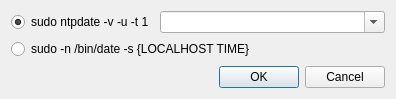
<?xml version="1.0" encoding="UTF-8"?>
<ui version="4.0">
 <class>Dialog</class>
 <widget class="QDialog" name="Dialog">
  <property name="geometry">
   <rect>
    <x>0</x>
    <y>0</y>
    <width>396</width>
    <height>99</height>
   </rect>
  </property>
  <property name="windowTitle">
   <string>Set Time</string>
  </property>
  <layout class="QVBoxLayout" name="verticalLayout">
   <item>
    <widget class="QFrame" name="ntpdateFrame">
     <property name="frameShape">
      <enum>QFrame::NoFrame</enum>
     </property>
     <property name="frameShadow">
      <enum>QFrame::Raised</enum>
     </property>
     <layout class="QHBoxLayout" name="horizontalLayout_2">
      <property name="margin">
       <number>0</number>
      </property>
      <item>
       <widget class="QRadioButton" name="ntpdateRadioButton">
        <property name="text">
         <string>sudo ntpdate -v -u -t 1</string>
        </property>
        <property name="checked">
         <bool>true</bool>
        </property>
        <attribute name="buttonGroup">
         <string notr="true">buttonGroup</string>
        </attribute>
       </widget>
      </item>
      <item>
       <widget class="QComboBox" name="hostsComboBox">
        <property name="sizePolicy">
         <sizepolicy hsizetype="Expanding" vsizetype="Fixed">
          <horstretch>0</horstretch>
          <verstretch>0</verstretch>
         </sizepolicy>
        </property>
        <property name="editable">
         <bool>true</bool>
        </property>
       </widget>
      </item>
     </layout>
    </widget>
   </item>
   <item>
    <widget class="QFrame" name="dateFrame">
     <property name="frameShape">
      <enum>QFrame::NoFrame</enum>
     </property>
     <property name="frameShadow">
      <enum>QFrame::Raised</enum>
     </property>
     <layout class="QHBoxLayout" name="horizontalLayout">
      <property name="spacing">
       <number>6</number>
      </property>
      <property name="margin">
       <number>0</number>
      </property>
      <item>
       <widget class="QRadioButton" name="dateRadioButton">
        <property name="text">
         <string>sudo -n /bin/date -s {LOCALHOST TIME}</string>
        </property>
        <attribute name="buttonGroup">
         <string notr="true">buttonGroup</string>
        </attribute>
       </widget>
      </item>
     </layout>
    </widget>
   </item>
   <item>
    <spacer name="verticalSpacer">
     <property name="orientation">
      <enum>Qt::Vertical</enum>
     </property>
     <property name="sizeHint" stdset="0">
      <size>
       <width>20</width>
       <height>40</height>
      </size>
     </property>
    </spacer>
   </item>
   <item>
    <widget class="QDialogButtonBox" name="buttonBox">
     <property name="orientation">
      <enum>Qt::Horizontal</enum>
     </property>
     <property name="standardButtons">
      <set>QDialogButtonBox::Cancel|QDialogButtonBox::Ok</set>
     </property>
    </widget>
   </item>
  </layout>
 </widget>
 <resources/>
 <connections>
  <connection>
   <sender>buttonBox</sender>
   <signal>accepted()</signal>
   <receiver>Dialog</receiver>
   <slot>accept()</slot>
   <hints>
    <hint type="sourcelabel">
     <x>248</x>
     <y>254</y>
    </hint>
    <hint type="destinationlabel">
     <x>157</x>
     <y>274</y>
    </hint>
   </hints>
  </connection>
  <connection>
   <sender>buttonBox</sender>
   <signal>rejected()</signal>
   <receiver>Dialog</receiver>
   <slot>reject()</slot>
   <hints>
    <hint type="sourcelabel">
     <x>316</x>
     <y>260</y>
    </hint>
    <hint type="destinationlabel">
     <x>286</x>
     <y>274</y>
    </hint>
   </hints>
  </connection>
 </connections>
 <buttongroups>
  <buttongroup name="buttonGroup"/>
 </buttongroups>
</ui>
